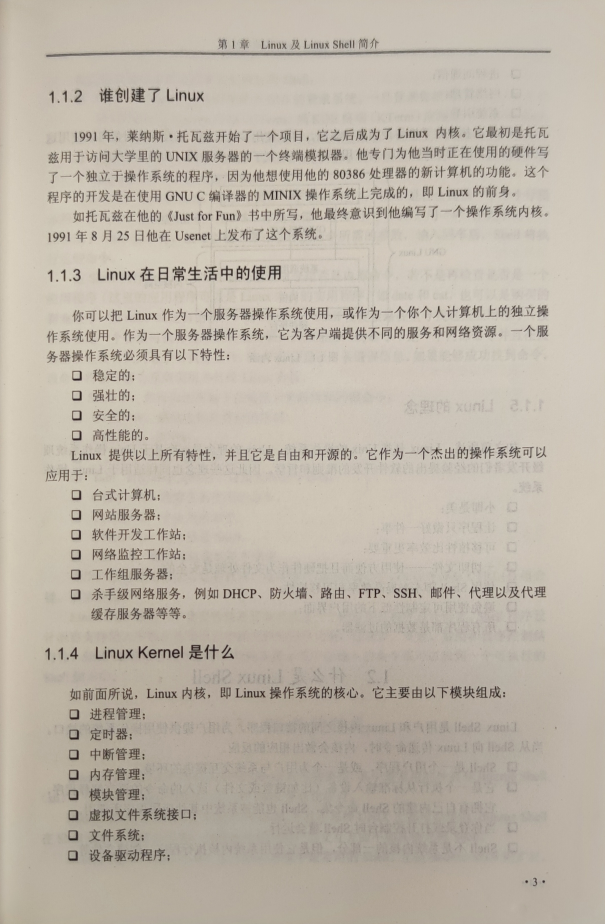
#> input picture data/result1.jpg, 2420 x 3696 px, found by its file name (shown at 1/4 size)
$ python cv_process.py
#> lines starting #> are read from the running program, lines starting #| are printed output that depends on the picture
import cv2

import numpy as np

#读取照片并显示

image=cv2.imread(r'C:\Users\a3352\Desktop\scanner\data\result1.jpg')
#> image is the input picture: shape (3696, 2420, 3); mean B, G, R 167.8, 180.4, 189

image = cv2.resize(image,None,fx=0.5,fy=0.5)
#> image: shape (1848, 1210, 3)

rows,cols,channels = image.shape
#> rows = 1848; cols = 1210; channels = 3

hsv = cv2.cvtColor(image, cv2.COLOR_BGR2HSV)
#> hsv: shape (1848, 1210, 3); mean H, S, V 17.7, 29.2, 189.1
cv2.imshow('hsv', hsv)
print(hsv[0, 0])
#| [ 19  31 173]

# [23 lines of commented-out code are left out]

for i in range(rows):

    for j in range(cols):

        if  hsv[i,j][0] % 156 < 20:#像素点255表示白色

            image[i,j] = (255, 255, 255)  # 此处替换颜色，为BGR通道，不是RGB通道
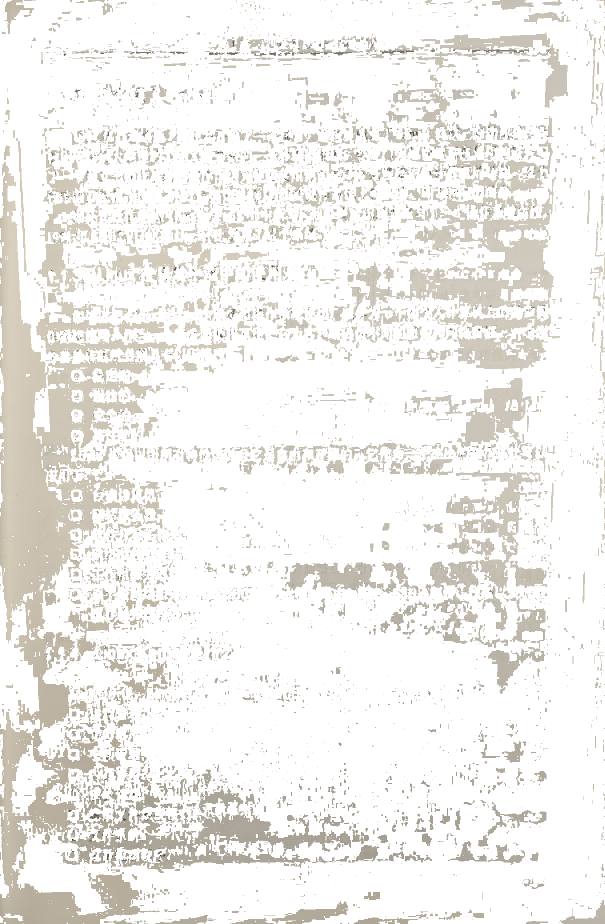
#> image: shape (1848, 1210, 3) (shown at 1/2 size); mean B, G, R 236.9, 240.1, 241.6

cv2.imshow('res', image)
cv2.waitKey()
